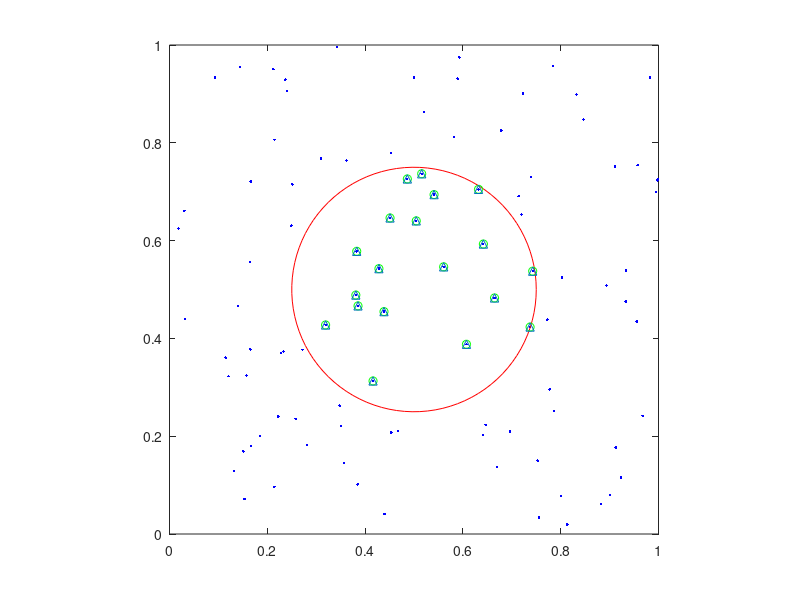

Reproduce this figure in MATLAB.
clc;clear
xy = rand(100,2);
plot(xy(:,1),xy(:,2),'b.')

hold on

t = linspace(0,2*pi);
plot(.5+.25*cos(t),.5+.25*sin(t),'r-')

axis square

r = hypot(xy(:,1)-.5,xy(:,2)-.5);

plot(xy(r<=.25,1),xy(r<=.25,2),'go')

datatest = [xy(r<=0.25,1), xy(r <=0.25,2)];

plot(datatest(:,1),datatest(:,2),'^')